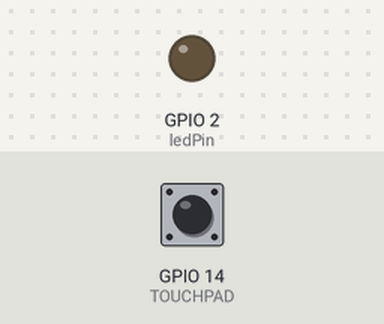
Simulated run of this sketch. Board: ESP32. Parts: output pins drawn as LEDs (lit = HIGH). Dashed ring = blinking. The inputs (shaded band) are chosen by the test bench; at power-on: GPIO 14 (TOUCHPAD) HIGH. What the sketch prints to the serial monitor is not drawn.

Above: at 1.2 s.
1.3 s: GPIO 14 (TOUCHPAD) pulled LOW for 1 s
At 3.2 s:
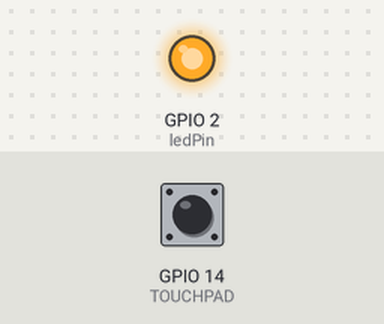
3.8 s: GPIO 14 (TOUCHPAD) pulled LOW for 0.15 s
At 4.5 s:
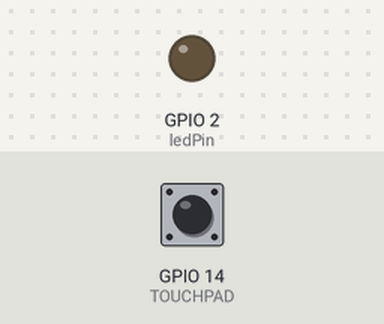
5.6 s: GPIO 14 (TOUCHPAD) pulled LOW for 3.2 s
At 9.4 s:
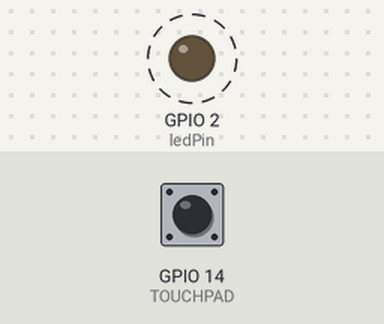
Timing chart, 0 to 10.9 s (numbered marks = the images above; inputs shaded):
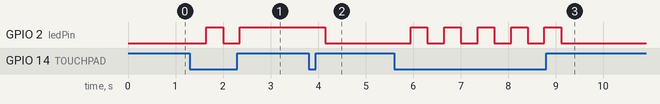

Measured:
- after the input at 1.3 s, GPIO 2 (ledPin): LOW → HIGH after 0.35 s, → LOW 0.35 s later, → HIGH 0.35 s later
- after the input at 3.8 s, GPIO 2 (ledPin): HIGH → LOW after 0.35 s
- after the input at 5.6 s, GPIO 2 (ledPin): alternates HIGH for 0.35 s and LOW for 0.35 s, 10 changes in all, then stays LOW, starting after 0.35 s

The sketch:

CapacitiveTouch.ino
```cpp
#define TOUCHPAD 14

bool touchState = 0;
const int ledPin = 2;


void setup(){
  Serial.begin(115200);
  pinMode(ledPin,OUTPUT);
}

void loop(){
  Serial.println(touchState);
  if(TouchSens()< 60)
    {
      touchState = !touchState;
      delay(350);
    }

   if (touchState)
   {
    digitalWrite(ledPin,HIGH);
   }
   else
   {
    digitalWrite(ledPin,LOW);
   }
}


int TouchSens()
{
  int sample = 0;
  for(int i=0;i<32;i++)
  sample += touchRead(TOUCHPAD);
  sample = sample / 32;

  return sample;
}
```
